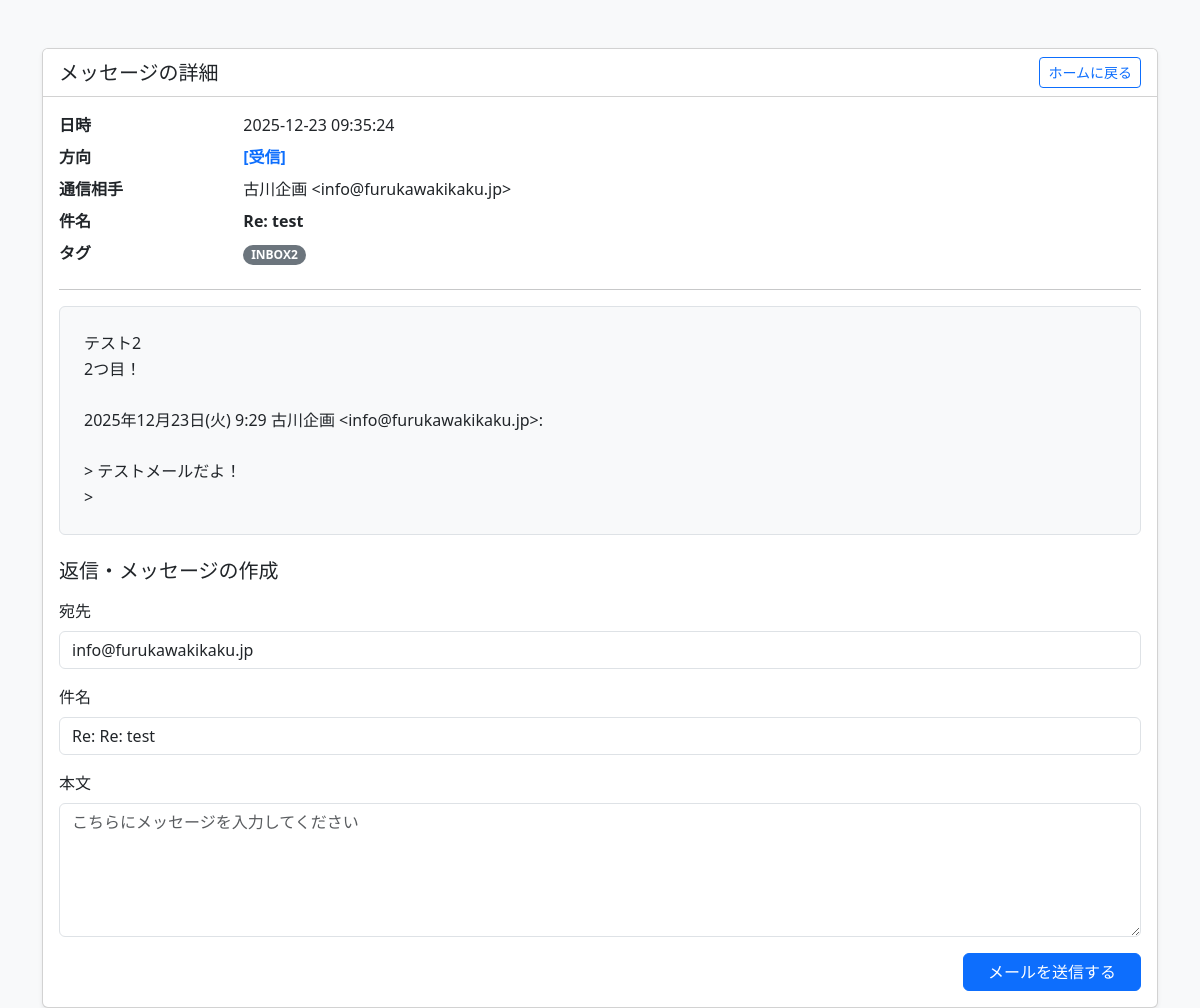
The app's page /email/UID2-1766449904 with its own data.
### tables this page shows
CREATE TABLE messages (
            uidl TEXT PRIMARY KEY,
            direction TEXT NOT NULL, -- 'inbound' (受信) または 'outbound' (送信)
            contact_name TEXT,
            contact_address TEXT NOT NULL,
            subject TEXT,
            body_text TEXT,
            body_html TEXT,
            sent_at DATETIME,
            received_at DATETIME DEFAULT CURRENT_TIMESTAMP,
            status TEXT DEFAULT '[]', -- JSON配列形式でのタグ管理
            meta TEXT DEFAULT '{}',   -- JSON形式で返信先UIDLやエラー情報などを保持
            raw_source TEXT
        );

### web/app.py (the view)
@app.route('/email/<uidl>')
def detail(uidl):
    conn = get_db_connection()
    email = conn.execute('SELECT * FROM messages WHERE uidl = ?', (uidl,)).fetchone()
    conn.close()
    if not email:
        abort(404)
    return render_template('detail.html', email=email)

### web/app.py (called while the page is built)
def get_db_connection():
    db_path_raw = os.getenv("DATABASE_PATH")
    db_path = BASE_DIR / db_path_raw
    conn = sqlite3.connect(str(db_path))
    conn.row_factory = sqlite3.Row
    return conn

### web/templates/detail.html (shortened to what this page needs)
<!DOCTYPE html>
<html lang="ja">
<head>
    <link href="https://cdn.jsdelivr.net/npm/bootstrap@5.3.0/dist/css/bootstrap.min.css" rel="stylesheet">
</head>
<body class="bg-light">
    <div class="container mt-5">
        <div class="card shadow-sm">
            <div class="card-header bg-white d-flex justify-content-between align-items-center">
                <h5 class="mb-0">メッセージの詳細</h5>
                <a href="/" class="btn btn-outline-primary btn-sm">ホームに戻る</a>
            </div>
            <div class="card-body">
                <dl class="row">
                    <dt class="col-sm-2">日時</dt>
                    <dd class="col-sm-10">{{ email['sent_at'] }}</dd>
                    <dt class="col-sm-2">方向</dt>
                    <dd class="col-sm-10">
                        {% if email['direction'] == 'inbound' %}
                            <span class="text-primary fw-bold">[受信]</span>
                        {% else %}
                            <span class="text-success fw-bold">[送信]</span>
                        {% endif %}
                    </dd>
                    <dt class="col-sm-2">通信相手</dt>
                    <dd class="col-sm-10">
                        {{ email['contact_name'] or '名称未設定' }}
                        &lt;{{ email['contact_address'] }}&gt;
                    </dd>
                    <dt class="col-sm-2">件名</dt>
                    <dd class="col-sm-10"><strong>{{ email['subject'] }}</strong></dd>
                    <dt class="col-sm-2">タグ</dt>
                    <dd class="col-sm-10">
                        {% set raw_status = email['status'] | replace('[', '') | replace(']', '') | replace('"', '') %}
                        {% for s in raw_status.split(',') %}
                            {% set tag = s.strip() %}
                            {% if tag %}
                                {% if tag == 'inbox' or tag == 'new' %}
                                    <span class="badge rounded-pill bg-primary tag-badge">{{ tag | upper }}</span>
                                {% elif tag == 'sent' %}
                                    <span class="badge rounded-pill bg-success tag-badge">{{ tag | upper }}</span>
                                {% else %}
                                    <span class="badge rounded-pill bg-secondary tag-badge">{{ tag | upper }}</span>
                                {% endif %}
                            {% endif %}
                        {% endfor %}
                    </dd>
                </dl>
                <hr>
                <div class="bg-light p-4 border rounded mb-4 message-body">{{ email['body_text'] }}</div>
                <h5 class="mt-4 mb-3">返信・メッセージの作成</h5>
                <form id="emailForm">
                    <div class="mb-3">
                        <label for="recipient" class="form-label">宛先</label>
                        <input type="email" class="form-control" id="recipient" name="recipient"
                               value="{{ email['contact_address'] }}" required>
                    </div>
                    <div class="mb-3">
                        <label for="subject" class="form-label">件名</label>
                        <input type="text" class="form-control" id="subject" name="subject" value="Re: {{ email['subject'] }}">
                    </div>
                    <div class="mb-3">
                        <label for="body" class="form-label">本文</label>
                        <textarea class="form-control" id="body" name="body" rows="5" placeholder="こちらにメッセージを入力してください" required></textarea>
                    </div>
                    <div class="text-end">
                        <button type="submit" id="sendBtn" class="btn btn-primary px-4">
                            メールを送信する
                        </button>
                    </div>
                </form>
            </div>
        </div>
    </div>
    <div class="toast-container position-fixed bottom-0 end-0 p-3">
    </div>
</body>
</html>

### web/templates/detail.html (style rules this page uses)
.tag-badge { margin-right: 4px; }
.message-body { white-space: pre-wrap; min-height: 200px; line-height: 1.6; }

### records on screen
messages: sent_at "2025-12-23 09:35:24", contact_name "古川企画", contact_address "info@furukawakikaku.jp", subject "Re: test", body_text "テスト2 2つ目！ 2025年12月23日(火) 9:29 古川企画 <info@furukawakikaku.jp>: > テストメールだよ！ >", recipient "info@furukawakikaku.jp", subject "Re: Re: test"

### other values on screen
{{ tag | upper }} "INBOX2"
